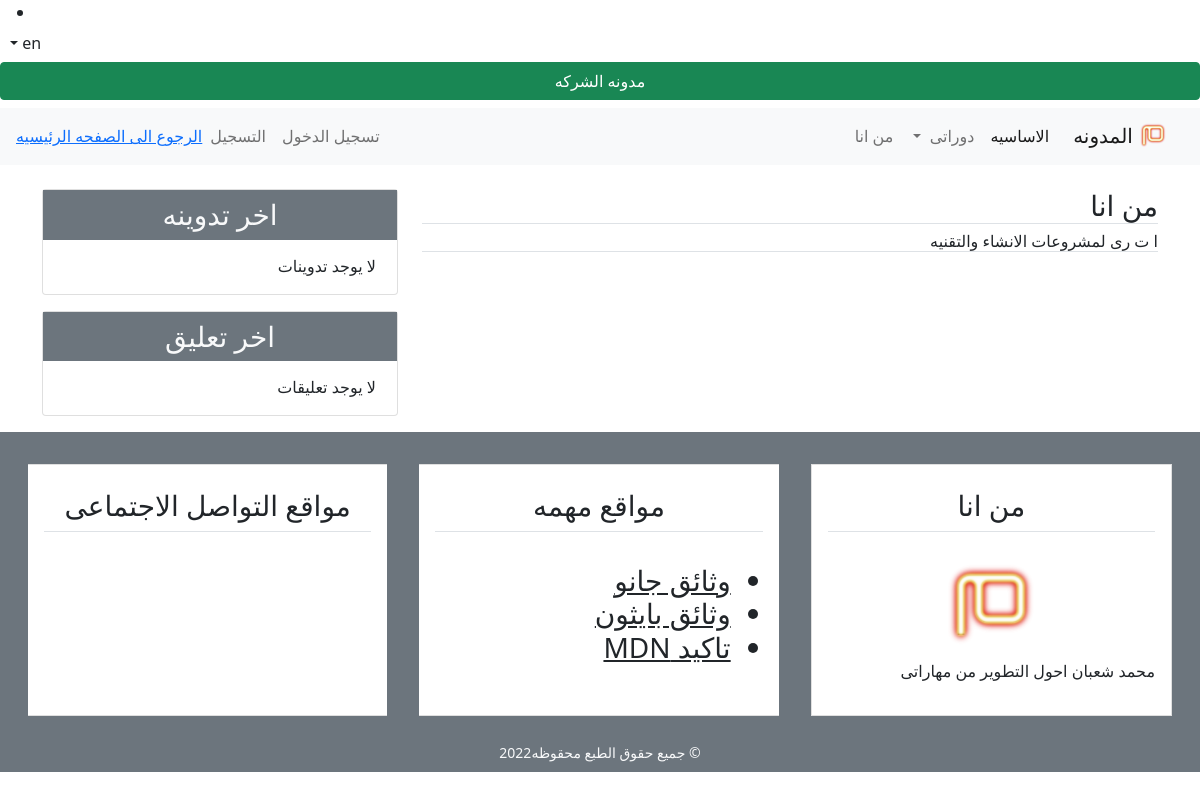
/ar/blog/about/, run on an earlier commit of the app's database.
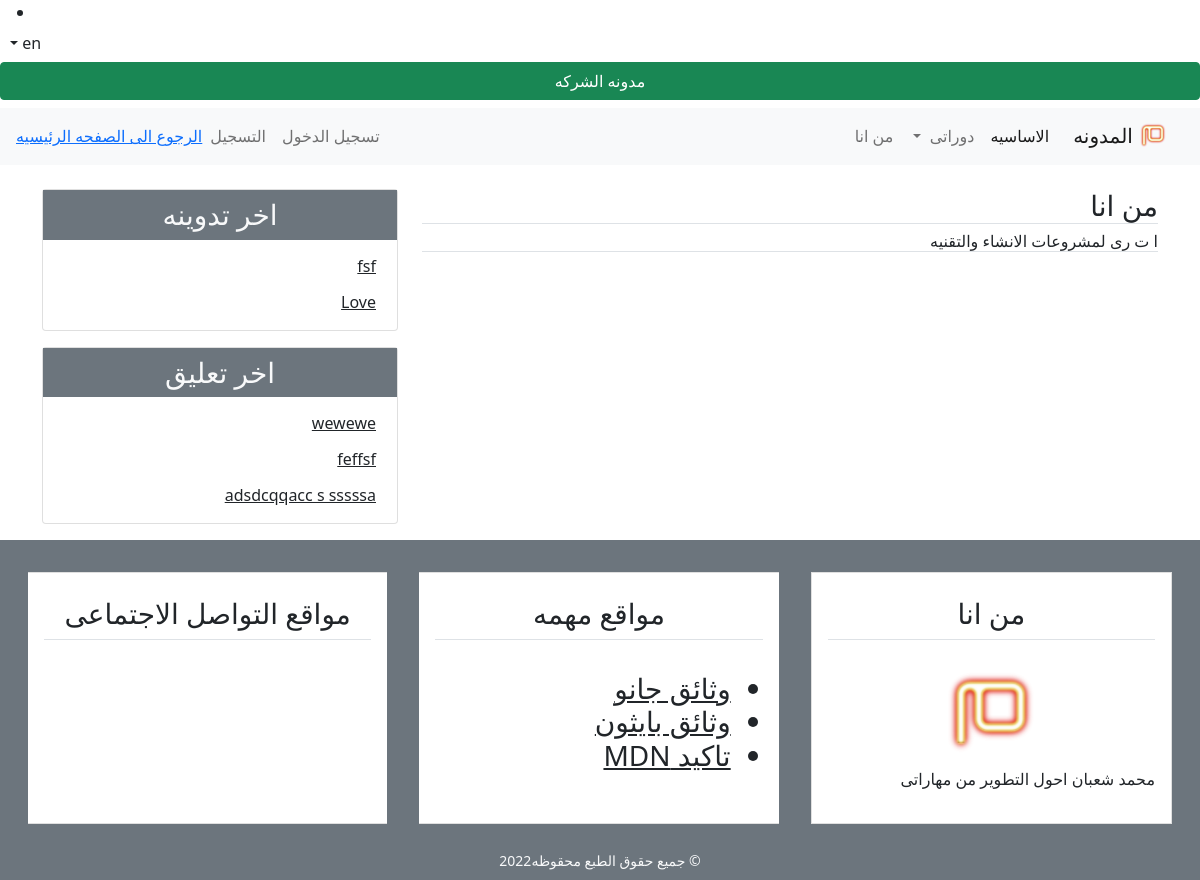
And on a later commit of the database.
### blog/models.py (models this page shows, shortened)
class Post(models.Model):
    title = models.CharField(max_length=100)
    content = models.TextField()
    post_date = models.DateTimeField(default=timezone.now)
    post_update = models.DateTimeField(auto_now=True)
    author = models.ForeignKey(User, on_delete=models.CASCADE)
    class Meta:
        ordering = ('-post_date', )

class Comment(models.Model):
    name = models.CharField(max_length=50)
    email = models.EmailField()
    body = models.TextField()
    comment_date = models.DateTimeField(auto_now_add=True)
    active = models.BooleanField(default=True)
    post = models.ForeignKey(
        Post, on_delete=models.CASCADE, related_name='comments')
    class Meta:
        ordering = ('-comment_date',)

### blog/views.py (the view)
# urls.py: path('about/', views.about, name='about'),
def about(request):
    return render(request, 'blog/about.html', {'title': 'من أنا'})

### blog/templatetags/post_tag.py (called while the page is built)
@register.inclusion_tag('blog/latest_posts.html')
def latest_posts():
    context = {
        'l_posts': Post.objects.all()[0:5],
    }
    return context

@register.inclusion_tag('blog/latest_comments.html')
def latest_comments():
    context = {
        'l_comments': Comment.objects.filter(active=True)[:5],
    }
    return context

### tasks/context_processors.py (called while the page is built)
def recive_email(request):
    if "email" in RegisterForm(request.POST):
        email = request.POST.get("email")
        if not EmailSubscribe.objects.filter(email=email).exists():
            EmailSubscribe.objects.create(email=email) #
    else:
        return {}

### blog/templates/blog/about.html
{% extends 'blog/base.html' %}
{% load i18n %}
{% block content %}
<h3 class="border-bottom">{% trans 'who am i' %} </h3>
<h6 class="border-bottom">{% trans 'Atry company for technology and architecture projects' %} </h6>
{% endblock content %}

### blog/templates/blog/latest_posts.html
{% load i18n %}
<ul class="list-group-flush latest-post">
    {% for post in l_posts %}
    <li class="list-group-item latest-post-item">
        <a class="text-dark" href="{% url 'detail' post.id %}">{{post.title}}</a>
    </li>
    {% empty %}
    <li class="list-group-item latest-post-item">{% trans 'No blogs' %}</li>
    {% endfor %}
</ul>

### blog/templates/blog/latest_comments.html
{% load i18n %}
<ul class="list-group-flush latest-comment">
    {% for comment in l_comments %}
    <li class="list-group-item latest-comment-item">
        <a class="text-dark" href="{% url 'detail' comment.post.id %}">
            {% if comment.body|length > 40 %}
            {{comment.body|slice:'45'}} ..
            {% else %}
            {{comment.body}}
            {% endif %}
        </a>
    </li>
    {% empty %}
    <li class="list-group-item latest-comment-item"> {% trans 'No comments'%} </li>
    {% endfor %}
</ul>

What changed in the data, as far as the page shows it:
added Post: title "fsf"
added Post: title "Love"
added Comment: body "wewewe"
added Comment: body "feffsf"
added Comment: body "adsdcqqacc s sssssa"
Also different on the page:
text no longer shown: "لا يوجد تدوينات لا يوجد تعليقات"
